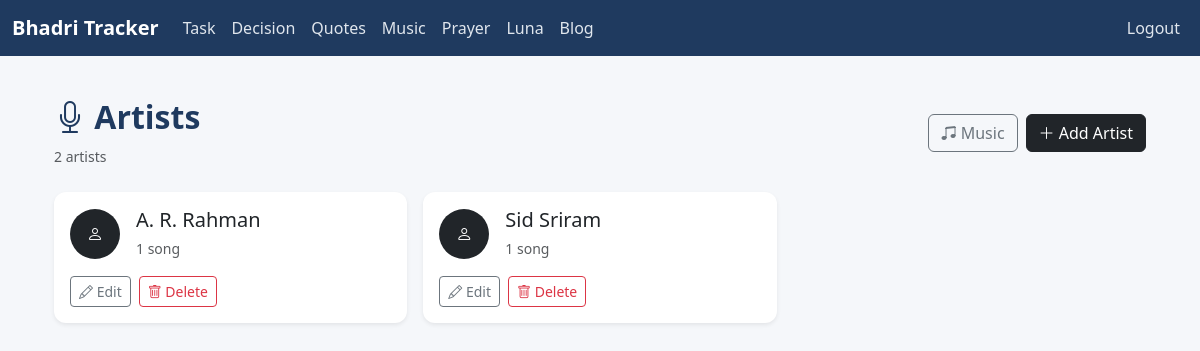
Page /music/artists/ (signed in) on the earlier database version.
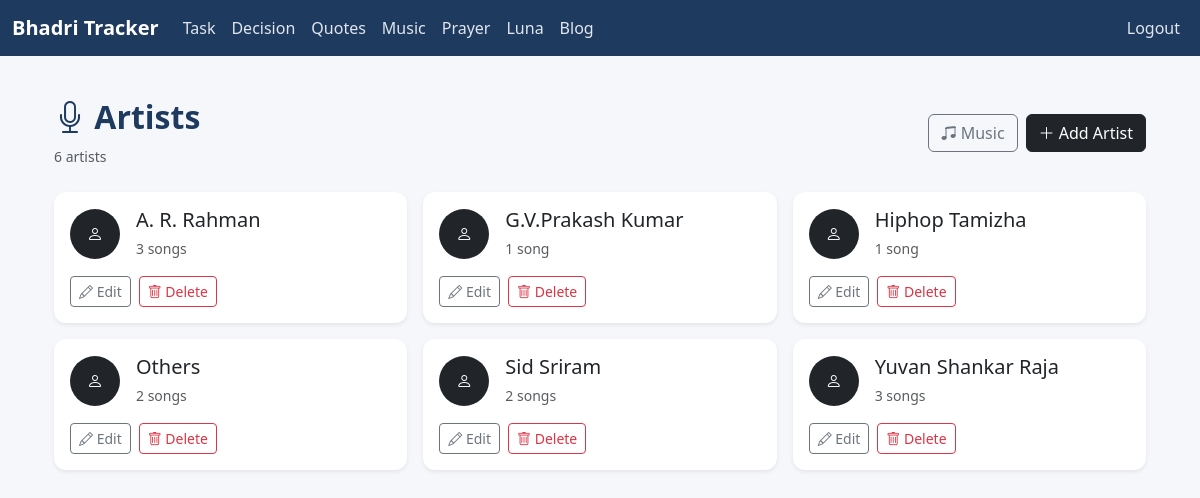
Same page on the later database version.
### music/models.py (models this page shows, shortened)
class Artist(models.Model):
    name = models.CharField(max_length=150, unique=True)
    description = models.TextField(blank=True)
    created_at = models.DateTimeField(auto_now_add=True)
    class Meta:
        ordering = ["name"]

### music/views.py (the view)
# urls.py: path("artists/", views.artist_list, name="artist_list"),
@login_required
def artist_list(request):
    artists = Artist.objects.all()
    return render(
        request,
        "music/artist_list.html",
        {
            "artists": artists,
        }
    )

### tracker/context_processors.py (called while the page is built)
def active_notifications(request):
    today = timezone.localdate()
    notifications = Notification.objects.filter(
        is_completed=False,
        date__gte=today,
        date__lte=today + timedelta(days=7)
    ).order_by('date')
    return {
        'active_notifications': notifications
    }

### templates/music/artist_list.html (shortened to what this page needs)
{% extends "base.html" %}
{% block content %}
<div class="container py-4">
    <div class="d-flex justify-content-between align-items-center mb-4">
        <div>
            <h2>
                <i class="bi bi-mic"></i>
                Artists
            </h2>
            <small class="text-muted">
                {{ artists|length }} artist{{ artists|length|pluralize }}
            </small>
        </div>
        <div class="d-flex gap-2">
            <a href="{% url 'music:music_list' %}"
               class="btn btn-outline-secondary">
                <i class="bi bi-music-note-beamed"></i>
                Music
            </a>
            <a href="{% url 'music:artist_create' %}"
               class="btn btn-dark">
                <i class="bi bi-plus-lg"></i>
                Add Artist
            </a>
        </div>
    </div>
    {% if artists %}
        <div class="row g-3">
            {% for artist in artists %}
                <div class="col-md-6 col-lg-4">
                    <div class="card border-0 shadow-sm h-100">
                        <div class="card-body">
                            <div class="d-flex align-items-center gap-3">
                                <div class="rounded-circle bg-dark text-white
                                            d-flex align-items-center justify-content-center"
                                     style="width:50px;height:50px;">
                                    <i class="bi bi-person"></i>
                                </div>
                                <div class="flex-grow-1">
                                    <h5 class="mb-1">
                                        {{ artist.name }}
                                    </h5>
                                    <small class="text-muted">
                                        {{ artist.songs.count }}
                                        song{{ artist.songs.count|pluralize }}
                                    </small>
                                </div>
                            </div>
                            <div class="d-flex gap-2 mt-3">
                                <a href="{% url 'music:artist_update' artist.id %}"
                                   class="btn btn-sm btn-outline-secondary">
                                    <i class="bi bi-pencil"></i>
                                    Edit
                                </a>
                                <a href="{% url 'music:artist_delete' artist.id %}"
                                   class="btn btn-sm btn-outline-danger">
                                    <i class="bi bi-trash"></i>
                                    Delete
                                </a>
                            </div>
                        </div>
                    </div>
                </div>
            {% endfor %}
        </div>
    {% endif %}
</div>
{% endblock %}

Differences in the rows shown:
computed for Artist "A. R. Rahman": songs.count "1" → "3"
added Artist: name "G.V.Prakash Kumar", songs.count "1"
added Artist: name "Hiphop Tamizha", songs.count "1"
added Artist: name "Others", songs.count "2"
computed for Artist "Sid Sriram": songs.count "1" → "2"
added Artist: name "Yuvan Shankar Raja", songs.count "3"
Other differences:
{{ artists|length }}: "2" → "6"
